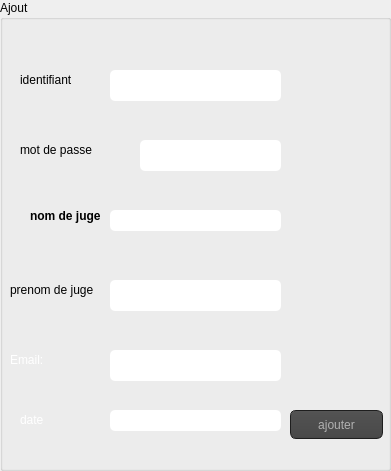
     <widget class="QGroupBox" name="groupBox">
      <property name="geometry">
       <rect>
        <x>0</x>
        <y>10</y>
        <width>391</width>
        <height>471</height>
       </rect>
      </property>
      <property name="styleSheet">
       <string notr="true"/>
      </property>
      <property name="title">
       <string>Ajout</string>
      </property>
      <widget class="QLineEdit" name="le_num_contrat">
       <property name="geometry">
        <rect>
         <x>110</x>
         <y>70</y>
         <width>171</width>
         <height>31</height>
        </rect>
       </property>
       <property name="styleSheet">
        <string notr="true">QLineEdit{
    background-color: white;
    box-shadow: 2px 0.5px 5px 1px inset black;
    border-radius: 5px;
    width: 70%;
    padding-right: 10px;
    padding-left: 10px;
    text-align: left;
    color: #000;
    font-size:inherit;
    font-family: Arial, Helvetica, sans-serif;  
    font-weight:normal;
    font-variant:normal;
}
QLineEdit::hover{  color: black ;
background-color:orange;}
QLineEdit::focus{  color: black ;
background-color:white;}</string>
       </property>
      </widget>
      <widget class="QLineEdit" name="mail">
       <property name="geometry">
        <rect>
         <x>110</x>
         <y>350</y>
         <width>171</width>
         <height>31</height>
        </rect>
       </property>
       <property name="styleSheet">
        <string notr="true">QLineEdit{
    background-color: white;
    box-shadow: 2px 0.5px 5px 1px inset black;
    border-radius: 5px;
    width: 70%;
    padding-right: 10px;
    padding-left: 10px;
    text-align: left;
    color: #000;
    font-size:inherit;
    font-family: Arial, Helvetica, sans-serif;  
    font-weight:normal;
    font-variant:normal;
}
QLineEdit::hover{  color: black ;
background-color:orange;}
QLineEdit::focus{  color: black ;
background-color:white;}</string>
       </property>
      </widget>
      <widget class="QLineEdit" name="nom">
       <property name="geometry">
        <rect>
         <x>110</x>
         <y>210</y>
         <width>171</width>
         <height>21</height>
        </rect>
       </property>
       <property name="styleSheet">
        <string notr="true">QLineEdit{
    background-color: white;
    box-shadow: 2px 0.5px 5px 1px inset black;
    border-radius: 5px;
    width: 70%;
    padding-right: 10px;
    padding-left: 10px;
    text-align: left;
    color: #000;
    font-size:inherit;
    font-family: Arial, Helvetica, sans-serif;  
    font-weight:normal;
    font-variant:normal;
}
QLineEdit::hover{  color: black ;
background-color:orange;}
QLineEdit::focus{  color: black ;
background-color:white;}</string>
       </property>
      </widget>
      <widget class="QLineEdit" name="mdp">
       <property name="geometry">
        <rect>
         <x>140</x>
         <y>140</y>
         <width>141</width>
         <height>31</height>
        </rect>
       </property>
       <property name="styleSheet">
        <string notr="true">QLineEdit{
    background-color: white;
    box-shadow: 2px 0.5px 5px 1px inset black;
    border-radius: 5px;
    width: 70%;
    padding-right: 10px;
    padding-left: 10px;
    text-align: left;
    color: #000;
    font-size:inherit;
    font-family: Arial, Helvetica, sans-serif;  
    font-weight:normal;
    font-variant:normal;
}
QLineEdit::hover{  color: black ;
background-color:orange;}
QLineEdit::focus{  color: black ;
background-color:white;}</string>
       </property>
      </widget>
      <widget class="QLineEdit" name="prenom">
       <property name="geometry">
        <rect>
         <x>110</x>
         <y>280</y>
         <width>171</width>
         <height>31</height>
        </rect>
       </property>
       <property name="styleSheet">
        <string notr="true">QLineEdit{
    background-color: white;
    box-shadow: 2px 0.5px 5px 1px inset black;
    border-radius: 5px;
    width: 70%;
    padding-right: 10px;
    padding-left: 10px;
    text-align: left;
    color: #000;
    font-size:inherit;
    font-family: Arial, Helvetica, sans-serif;  
    font-weight:normal;
    font-variant:normal;
}
QLineEdit::hover{  color: black ;
background-color:orange;}
QLineEdit::focus{  color: black ;
background-color:white;}</string>
       </property>
      </widget>
      <widget class="QLabel" name="label">
       <property name="geometry">
        <rect>
         <x>20</x>
         <y>70</y>
         <width>91</width>
         <height>20</height>
        </rect>
       </property>
       <property name="text">
        <string>identifiant</string>
       </property>
      </widget>
      <widget class="QLabel" name="label_2">
       <property name="geometry">
        <rect>
         <x>10</x>
         <y>350</y>
         <width>101</width>
         <height>20</height>
        </rect>
       </property>
       <property name="styleSheet">
        <string notr="true">color :rgb(255, 255, 255);</string>
       </property>
       <property name="text">
        <string>Email:</string>
       </property>
      </widget>
      <widget class="QLabel" name="label_3">
       <property name="geometry">
        <rect>
         <x>20</x>
         <y>140</y>
         <width>101</width>
         <height>20</height>
        </rect>
       </property>
       <property name="text">
        <string>mot de passe</string>
       </property>
      </widget>
      <widget class="QLabel" name="label_4">
       <property name="geometry">
        <rect>
         <x>30</x>
         <y>200</y>
         <width>111</width>
         <height>31</height>
        </rect>
       </property>
       <property name="styleSheet">
        <string notr="true">QLabel{  
    text-align: left;
    font-size:12px;
    font-family: Arial, Helvetica, sans-serif;
    font-weight:bold;
    font-variant:normal;
}</string>
       </property>
       <property name="text">
        <string>nom de juge</string>
       </property>
      </widget>
      <widget class="QLabel" name="label_5">
       <property name="geometry">
        <rect>
         <x>10</x>
         <y>280</y>
         <width>91</width>
         <height>20</height>
        </rect>
       </property>
       <property name="text">
        <string>prenom de juge</string>
       </property>
      </widget>
      <widget class="QPushButton" name="pb_ajouter">
       <property name="geometry">
        <rect>
         <x>290</x>
         <y>410</y>
         <width>93</width>
         <height>29</height>
        </rect>
       </property>
       <property name="styleSheet">
        <string notr="true">QToolTip
{
     border: 1px solid black;
     background-color: #ffa02f;
     padding: 1px;
     border-radius: 3px;
     opacity: 100;
}

QWidget
{
    color: #b1b1b1;
    background-color: #323232;
}

QWidget:item:hover
{
    background-color: QLinearGradient( x1: 0, y1: 0, x2: 0, y2: 1, stop: 0 #ffa02f, stop: 1 #ca0619);
    color: #000000;
}

QWidget:item:selected
{
    background-color: QLinearGradient( x1: 0, y1: 0, x2: 0, y2: 1, stop: 0 #ffa02f, stop: 1 #d7801a);
}

QMenuBar::item
{
    background: transparent;
}

QMenuBar::item:selected
{
    background: transparent;
    border: 1px solid #ffaa00;
}

QMenuBar::item:pressed
{
    background: #444;
    border: 1px solid #000;
    background-color: QLinearGradient(
        x1:0, y1:0,
        x2:0, y2:1,
        stop:1 #212121,
        stop:0.4 #343434/*,
        stop:0.2 #343434,
        stop:0.1 #ffaa00*/
    );
    margin-bottom:-1px;
    padding-bottom:1px;
}

QMenu
{
    border: 1px solid #000;
}

QMenu::item
{
    padding: 2px 20px 2px 20px;
}

QMenu::item:selected
{
    color: #000000;
}

QWidget:disabled
{
    color: #404040;
    background-color: #323232;
}

QAbstractItemView
{
    background-color: QLinearGradient( x1: 0, y1: 0, x2: 0, y2: 1, stop: 0 #4d4d4d, stop: 0.1 #646464, stop: 1 #5d5d5d);
}

QWidget:focus
{
    /*border: 2px solid QLinearGradient( x1: 0, y1: 0, x2: 0, y2: 1, stop: 0 #ffa02f, stop: 1 #d7801a);*/
}

QLineEdit
{
    background-color: QLinearGradient( x1: 0, y1: 0, x2: 0, y2: 1, stop: 0 #4d4d4d, stop: 0 #646464, stop: 1 #5d5d5d);
    padding: 1px;
    border-style: solid;
    border: 1px solid #1e1e1e;
    border-radius: 5;
}

QPushButton
{
    color: #b1b1b1;
    background-color: QLinearGradient( x1: 0, y1: 0, x2: 0, y2: 1, stop: 0 #565656, stop: 0.1 #525252, stop: 0.5 #4e4e4e, stop: 0.9 #4a4a4a, stop: 1 #464646);
    border-width: 1px;
    border-color: #1e1e1e;
    border-style: solid;
    border-radius: 6;
    padding: 3px;
    font-size: 12px;
    padding-left: 5px;
    padding-right: 5px;
}

QPushButton:pressed
{
    background-color: QLinearGradient( x1: 0, y1: 0, x2: 0, y2: 1, stop: 0 #2d2d2d, stop: 0.1 #2b2b2b, stop: 0.5 #292929, stop: 0.9 #282828, stop: 1 #252525);
}

QComboBox
{
    selection-background-color: #ffaa00;
    background-color: QLinearGradient( x1: 0, y1: 0, x2: 0, y2: 1, stop: 0 #565656, stop: 0.1 #525252, stop: 0.5 #4e4e4e, stop: 0.9 #4a4a4a, stop: 1 #464646);
    border-style: solid;
    border: 1px solid #1e1e1e;
    border-radius: 5;
}

QComboBox:hover,QPushButton:hover
{
    border: 2px solid QLinearGradient( x1: 0, y1: 0, x2: 0, y2: 1, stop: 0 #ffa02f, stop: 1 #d7801a);
}


QComboBox:on
{
    padding-top: 3px;
    padding-left: 4px;
    background-color: QLinearGradient( x1: 0, y1: 0, x2: 0, y2: 1, stop: 0 #2d2d2d, stop: 0.1 #2b2b2b, stop: 0.5 #292929, stop: 0.9 #282828, stop: 1 #252525);
    selection-background-color: #ffaa00;
}

QComboBox QAbstractItemView
{
    border: 2px solid darkgray;
    selection-background-color: QLinearGradient( x1: 0, y1: 0, x2: 0, y2: 1, stop: 0 #ffa02f, stop: 1 #d7801a);
}

QComboBox::drop-down
{
     subcontrol-origin: padding;
     subcontrol-position: top right;
     width: 15px;

     border-left-width: 0px;
     border-left-color: darkgray;
     border-left-style: solid; /* just a single line */
     border-top-right-radius: 3px; /* same radius as the QComboBox */
     border-bottom-right-radius: 3px;
 }

QComboBox::down-arrow
{
     image: url(:/down_arrow.png);
}

QGroupBox:focus
{
border: 2px solid QLinearGradient( x1: 0, y1: 0, x2: 0, y2: 1, stop: 0 #ffa02f, stop: 1 #d7801a);
}

QTextEdit:focus
{
    border: 2px solid QLinearGradient( x1: 0, y1: 0, x2: 0, y2: 1, stop: 0 #ffa02f, stop: 1 #d7801a);
}

QScrollBar:horizontal {
     border: 1px solid #222222;
     background: QLinearGradient( x1: 0, y1: 0, x2: 0, y2: 1, stop: 0.0 #121212, stop: 0.2 #282828, stop: 1 #484848);
     height: 7px;
     margin: 0px 16px 0 16px;
}

QScrollBar::handle:horizontal
{
      background: QLinearGradient( x1: 0, y1: 0, x2: 1, y2: 0, stop: 0 #ffa02f, stop: 0.5 #d7801a, stop: 1 #ffa02f);
      min-height: 20px;
      border-radius: 2px;
}

QScrollBar::add-line:horizontal {
      border: 1px solid #1b1b19;
      border-radius: 2px;
      background: QLinearGradient( x1: 0, y1: 0, x2: 1, y2: 0, stop: 0 #ffa02f, stop: 1 #d7801a);
      width: 14px;
      subcontrol-position: right;
      subcontrol-origin: margin;
}

QScrollBar::sub-line:horizontal {
      border: 1px solid #1b1b19;
      border-radius: 2px;
      background: QLinearGradient( x1: 0, y1: 0, x2: 1, y2: 0, stop: 0 #ffa02f, stop: 1 #d7801a);
      width: 14px;
     subcontrol-position: left;
     subcontrol-origin: margin;
}

QScrollBar::right-arrow:horizontal, QScrollBar::left-arrow:horizontal
{
      border: 1px solid black;
      width: 1px;
      height: 1px;
      background: white;
}

QScrollBar::add-page:horizontal, QScrollBar::sub-page:horizontal
{
      background: none;
}

QScrollBar:vertical
{
      background: QLinearGradient( x1: 0, y1: 0, x2: 1, y2: 0, stop: 0.0 #121212, stop: 0.2 #282828, stop: 1 #484848);
      width: 7px;
      margin: 16px 0 16px 0;
      border: 1px solid #222222;
}

QScrollBar::handle:vertical
{
      background: QLinearGradient( x1: 0, y1: 0, x2: 0, y2: 1, stop: 0 #ffa02f, stop: 0.5 #d7801a, stop: 1 #ffa02f);
      min-height: 20px;
      border-radius: 2px;
}

QScrollBar::add-line:vertical
{
      border: 1px solid #1b1b19;
      border-radius: 2px;
      background: QLinearGradient( x1: 0, y1: 0, x2: 0, y2: 1, stop: 0 #ffa02f, stop: 1 #d7801a);
      height: 14px;
      subcontrol-position: bottom;
      subcontrol-origin: margin;
}

QScrollBar::sub-line:vertical
{
      border: 1px solid #1b1b19;
      border-radius: 2px;
      background: QLinearGradient( x1: 0, y1: 0, x2: 0, y2: 1, stop: 0 #d7801a, stop: 1 #ffa02f);
      height: 14px;
      subcontrol-position: top;
      subcontrol-origin: margin;
}

QScrollBar::up-arrow:vertical, QScrollBar::down-arrow:vertical
{
      border: 1px solid black;
      width: 1px;
      height: 1px;
      background: white;
}


QScrollBar::add-page:vertical, QScrollBar::sub-page:vertical
{
      background: none;
}

QTextEdit
{
    background-color: #242424;
}

QPlainTextEdit
{
    background-color: #242424;
}

QHeaderView::section
{
    background-color: QLinearGradient(x1:0, y1:0, x2:0, y2:1, stop:0 #616161, stop: 0.5 #505050, stop: 0.6 #434343, stop:1 #656565);
    color: white;
    padding-left: 4px;
    border: 1px solid #6c6c6c;
}

QCheckBox:disabled
{
color: #414141;
}

QDockWidget::title
{
    text-align: center;
    spacing: 3px; /* spacing between items in the tool bar */
    background-color: QLinearGradient(x1:0, y1:0, x2:0, y2:1, stop:0 #323232, stop: 0.5 #242424, stop:1 #323232);
}

QDockWidget::close-button, QDockWidget::float-button
{
    text-align: center;
    spacing: 1px; /* spacing between items in the tool bar */
    background-color: QLinearGradient(x1:0, y1:0, x2:0, y2:1, stop:0 #323232, stop: 0.5 #242424, stop:1 #323232);
}

QDockWidget::close-button:hover, QDockWidget::float-button:hover
{
    background: #242424;
}

QDockWidget::close-button:pressed, QDockWidget::float-button:pressed
{
    padding: 1px -1px -1px 1px;
}

QMainWindow::separator
{
    background-color: QLinearGradient(x1:0, y1:0, x2:0, y2:1, stop:0 #161616, stop: 0.5 #151515, stop: 0.6 #212121, stop:1 #343434);
    color: white;
    padding-left: 4px;
    border: 1px solid #4c4c4c;
    spacing: 3px; /* spacing between items in the tool bar */
}

QMainWindow::separator:hover
{

    background-color: QLinearGradient(x1:0, y1:0, x2:0, y2:1, stop:0 #d7801a, stop:0.5 #b56c17 stop:1 #ffa02f);
    color: white;
    padding-left: 4px;
    border: 1px solid #6c6c6c;
    spacing: 3px; /* spacing between items in the tool bar */
}

QToolBar::handle
{
     spacing: 3px; /* spacing between items in the tool bar */
     background: url(:/images/handle.png);
}

QMenu::separator
{
    height: 2px;
    background-color: QLinearGradient(x1:0, y1:0, x2:0, y2:1, stop:0 #161616, stop: 0.5 #151515, stop: 0.6 #212121, stop:1 #343434);
    color: white;
    padding-left: 4px;
    margin-left: 10px;
    margin-right: 5px;
}

QProgressBar
{
    border: 2px solid grey;
    border-radius: 5px;
    text-align: center;
}

QProgressBar::chunk
{
    background-color: #d7801a;
    width: 2.15px;
    margin: 0.5px;
}

QTabBar::tab {
    color: #b1b1b1;
    border: 1px solid #444;
    border-bottom-style: none;
    background-color: #323232;
    padding-left: 10px;
    padding-right: 10px;
    padding-top: 3px;
    padding-bottom: 2px;
    margin-right: -1px;
}

QTabWidget::pane {
    border: 1px solid #444;
    top: 1px;
}

QTabBar::tab:last
{
    margin-right: 0; /* the last selected tab has nothing to overlap with on the right */
    border-top-right-radius: 3px;
}

QTabBar::tab:first:!selected
{
 margin-left: 0px; /* the last selected tab has nothing to overlap with on the right */


    border-top-left-radius: 3px;
}

QTabBar::tab:!selected
{
    color: #b1b1b1;
    border-bottom-style: solid;
    margin-top: 3px;
    background-color: QLinearGradient(x1:0, y1:0, x2:0, y2:1, stop:1 #212121, stop:.4 #343434);
}

QTabBar::tab:selected
{
    border-top-left-radius: 3px;
    border-top-right-radius: 3px;
    margin-bottom: 0px;
}

QTabBar::tab:!selected:hover
{
    /*border-top: 2px solid #ffaa00;
    padding-bottom: 3px;*/
    border-top-left-radius: 3px;
    border-top-right-radius: 3px;
    background-color: QLinearGradient(x1:0, y1:0, x2:0, y2:1, stop:1 #212121, stop:0.4 #343434, stop:0.2 #343434, stop:0.1 #ffaa00);
}

QRadioButton::indicator:checked, QRadioButton::indicator:unchecked{
    color: #b1b1b1;
    background-color: #323232;
    border: 1px solid #b1b1b1;
    border-radius: 6px;
}

QRadioButton::indicator:checked
{
    background-color: qradialgradient(
        cx: 0.5, cy: 0.5,
        fx: 0.5, fy: 0.5,
        radius: 1.0,
        stop: 0.25 #ffaa00,
        stop: 0.3 #323232
    );
}

QCheckBox::indicator{
    color: #b1b1b1;
    background-color: #323232;
    border: 1px solid #b1b1b1;
    width: 9px;
    height: 9px;
}

QRadioButton::indicator
{
    border-radius: 6px;
}

QRadioButton::indicator:hover, QCheckBox::indicator:hover
{
    border: 1px solid #ffaa00;
}

QCheckBox::indicator:checked
{
    image:url(:/images/checkbox.png);
}

QCheckBox::indicator:disabled, QRadioButton::indicator:disabled
{
    border: 1px solid #444;
}</string>
       </property>
       <property name="text">
        <string>ajouter</string>
       </property>
      </widget>
      <widget class="QLineEdit" name="date">
       <property name="geometry">
        <rect>
         <x>110</x>
         <y>410</y>
         <width>171</width>
         <height>21</height>
        </rect>
       </property>
       <property name="styleSheet">
        <string notr="true">QLineEdit{
    background-color: white;
    box-shadow: 2px 0.5px 5px 1px inset black;
    border-radius: 5px;
    width: 70%;
    padding-right: 10px;
    padding-left: 10px;
    text-align: left;
    color: #000;
    font-size:inherit;
    font-family: Arial, Helvetica, sans-serif;  
    font-weight:normal;
    font-variant:normal;
}
QLineEdit::hover{  color: black ;
background-color:orange;}
QLineEdit::focus{  color: black ;
background-color:white;}</string>
       </property>
      </widget>
      <widget class="QLabel" name="label_12">
       <property name="geometry">
        <rect>
         <x>20</x>
         <y>410</y>
         <width>63</width>
         <height>20</height>
        </rect>
       </property>
       <property name="styleSheet">
        <string notr="true">color:white;</string>
       </property>
       <property name="text">
        <string>date</string>
       </property>
      </widget>
      <widget class="QWidget" name="layoutWidgekkkkt">
       <property name="geometry">
        <rect>
         <x>40</x>
         <y>20</y>
         <width>241</width>
         <height>36</height>
        </rect>
       </property>
       <layout class="QHBoxLayout" name="horizontalLayout_5"/>
      </widget>
     </widget>
